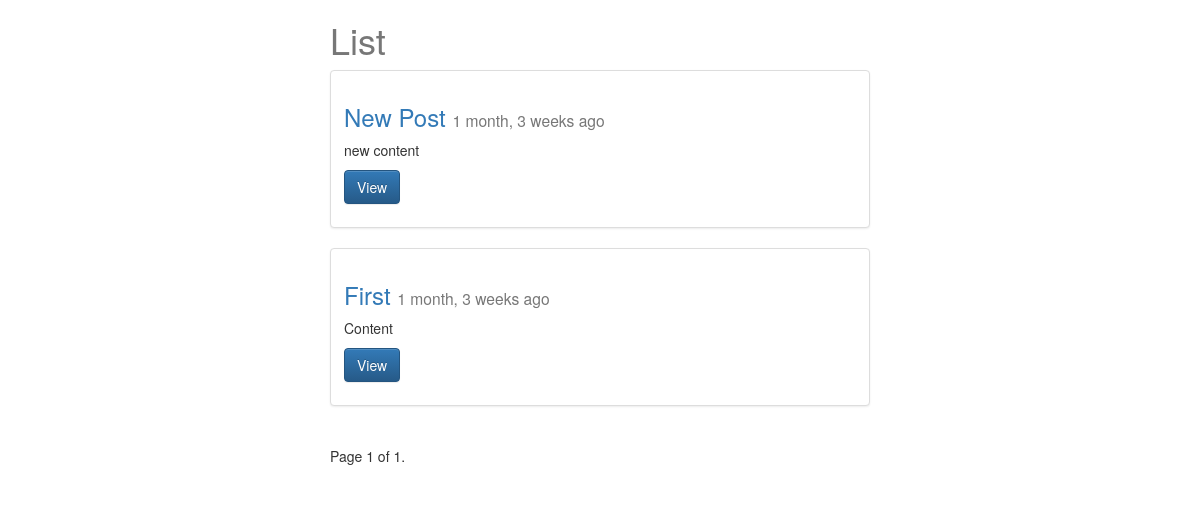
Page /posts/?page=2 on the earlier database version.
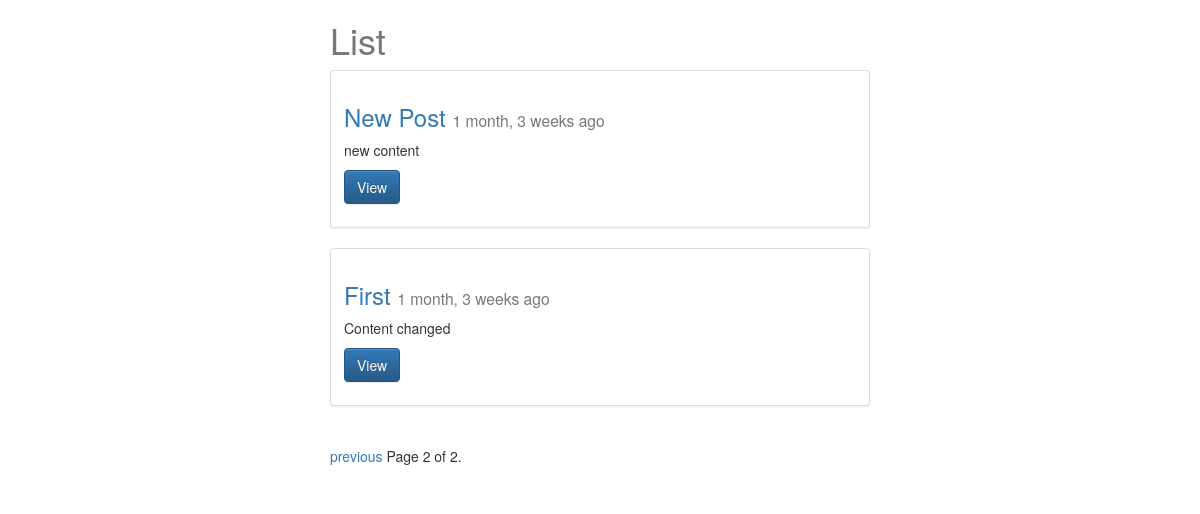
Same page on the later database version.
### posts/models.py (models this page shows, shortened)
class Post(models.Model):
    title = models.CharField(max_length=120)
    content = models.TextField()
    timestamp = models.DateTimeField(auto_now=False, auto_now_add=True)
    updated = models.DateTimeField(auto_now=True, auto_now_add=False)
    def get_absolute_url(self):
        return reverse("posts:detail", kwargs={"id":self.id})
    class Meta:
        ordering = ["-id", "-timestamp", "-updated"]

### posts/views.py (the view)
def posts_list(request):
    queryset_list = Post.objects.all()#.order_by("-timestamp")
    paginator = Paginator(queryset_list, 4) # Show 25 contacts per page
    page_request_var = 'page'
    page = request.GET.get(page_request_var)
    try:
        queryset = paginator.page(page)
    except PageNotAnInteger:
        queryset = paginator.page(1)
    except EmptyPage:
        queryset = paginator.page(paginator.num_pages)
    context = {
        "object_list": queryset,
        "title": "List",
        "page_request_var": page_request_var
    }
    return render(request, "post_list.html", context)

### templates/post_list.html (shortened to what this page needs)
{% extends "base.html" %}
{% block content%}
<div class="col-sm-6 col-sm-offset-3">
<h1>{{title}}</h1>
{% for obj in object_list %}
<div class="row">
  <div class="col-sm-12">
    <div class="thumbnail">
      <div class="caption">
        <h3>
            <a href = '{{ obj.get_absolute_url }}'> {{ obj.title }} </a>
            <small>{{ obj.timestamp | timesince }} ago </small>
        </h3>
        <p>{{ obj.content | linebreaks | truncatechars:130 }}</p>
        <p>
            <a href="{{ obj.get_absolute_url }}" class="btn btn-primary" role="button">View</a>
        </p>
      </div>
    </div>
  </div>
</div>
{% endfor %}
<div class="pagination">
    <span class="step-links">
        {% if object_list.has_previous %}
            <a href="?{{page_request_var}}={{ object_list.previous_page_number }}">previous</a>
        {% endif %}
        <span class="current">
            Page {{ object_list.number }} of {{ object_list.paginator.num_pages }}.
        </span>
    </span>
</div>
</div>
{% endblock content%}

Differences in the rows shown:
changed Post "First": content "Content" → "Content changed"
Other differences:
{{ object_list.number }}: "1" → "2"
{{ object_list.paginator.num_pages }}: "1" → "2"
text now shown: "previous"
